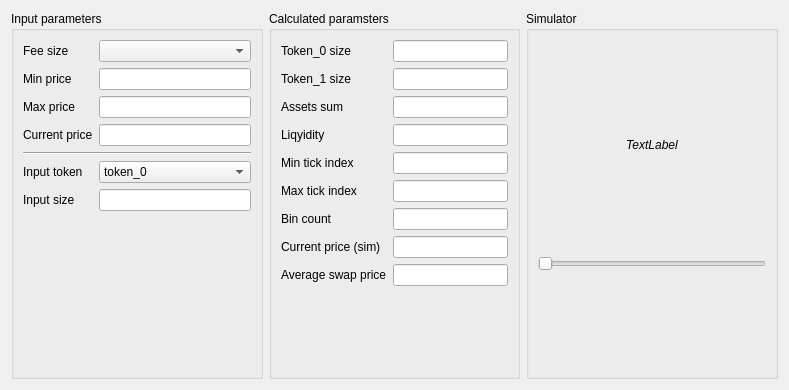
<?xml version="1.0" encoding="UTF-8"?>
<ui version="4.0">
 <class>PoolParams</class>
 <widget class="QWidget" name="PoolParams">
  <property name="geometry">
   <rect>
    <x>0</x>
    <y>0</y>
    <width>789</width>
    <height>390</height>
   </rect>
  </property>
  <property name="windowTitle">
   <string>Form</string>
  </property>
  <layout class="QHBoxLayout" name="horizontalLayout">
   <item>
    <widget class="QGroupBox" name="groupBox">
     <property name="maximumSize">
      <size>
       <width>300</width>
       <height>16777215</height>
      </size>
     </property>
     <property name="title">
      <string>Input parameters</string>
     </property>
     <layout class="QGridLayout" name="gridLayout">
      <item row="2" column="0">
       <widget class="QLabel" name="label_3">
        <property name="text">
         <string>Max price</string>
        </property>
       </widget>
      </item>
      <item row="0" column="1">
       <widget class="QComboBox" name="feeComboBox"/>
      </item>
      <item row="3" column="1">
       <widget class="QLineEdit" name="curPriceLineEdit"/>
      </item>
      <item row="1" column="0">
       <widget class="QLabel" name="label_2">
        <property name="text">
         <string>Min price</string>
        </property>
       </widget>
      </item>
      <item row="3" column="0">
       <widget class="QLabel" name="label_4">
        <property name="text">
         <string>Current price</string>
        </property>
       </widget>
      </item>
      <item row="6" column="0">
       <widget class="QLabel" name="label_6">
        <property name="text">
         <string>Input size</string>
        </property>
       </widget>
      </item>
      <item row="5" column="0">
       <widget class="QLabel" name="label_5">
        <property name="text">
         <string>Input token </string>
        </property>
       </widget>
      </item>
      <item row="1" column="1">
       <widget class="QLineEdit" name="minPriceLineEdit"/>
      </item>
      <item row="0" column="0">
       <widget class="QLabel" name="label">
        <property name="text">
         <string>Fee size</string>
        </property>
       </widget>
      </item>
      <item row="6" column="1">
       <widget class="QLineEdit" name="sizeLineEdit"/>
      </item>
      <item row="2" column="1">
       <widget class="QLineEdit" name="maxPriceLineEdit"/>
      </item>
      <item row="4" column="0" colspan="2">
       <widget class="Line" name="line">
        <property name="orientation">
         <enum>Qt::Horizontal</enum>
        </property>
       </widget>
      </item>
      <item row="5" column="1">
       <widget class="QComboBox" name="inputTokenComboBox">
        <item>
         <property name="text">
          <string>token_0</string>
         </property>
        </item>
        <item>
         <property name="text">
          <string>token_1</string>
         </property>
        </item>
       </widget>
      </item>
      <item row="7" column="0">
       <spacer name="verticalSpacer">
        <property name="orientation">
         <enum>Qt::Vertical</enum>
        </property>
        <property name="sizeHint" stdset="0">
         <size>
          <width>20</width>
          <height>40</height>
         </size>
        </property>
       </spacer>
      </item>
     </layout>
    </widget>
   </item>
   <item>
    <widget class="QGroupBox" name="groupBox_2">
     <property name="maximumSize">
      <size>
       <width>400</width>
       <height>16777215</height>
      </size>
     </property>
     <property name="title">
      <string>Calculated paramsters</string>
     </property>
     <layout class="QGridLayout" name="gridLayout_2">
      <item row="7" column="0">
       <widget class="QLabel" name="label_14">
        <property name="text">
         <string>Current price (sim)</string>
        </property>
       </widget>
      </item>
      <item row="4" column="0">
       <widget class="QLabel" name="label_9">
        <property name="text">
         <string>Min tick index</string>
        </property>
       </widget>
      </item>
      <item row="1" column="0">
       <widget class="QLabel" name="label_8">
        <property name="text">
         <string>Token_1 size</string>
        </property>
       </widget>
      </item>
      <item row="1" column="1">
       <widget class="QLineEdit" name="token1SizeLineEdit">
        <property name="readOnly">
         <bool>true</bool>
        </property>
       </widget>
      </item>
      <item row="0" column="0">
       <widget class="QLabel" name="label_7">
        <property name="text">
         <string>Token_0 size</string>
        </property>
       </widget>
      </item>
      <item row="0" column="1">
       <widget class="QLineEdit" name="token0SizeLineEdit">
        <property name="readOnly">
         <bool>true</bool>
        </property>
       </widget>
      </item>
      <item row="9" column="1">
       <spacer name="verticalSpacer_2">
        <property name="orientation">
         <enum>Qt::Vertical</enum>
        </property>
        <property name="sizeHint" stdset="0">
         <size>
          <width>20</width>
          <height>40</height>
         </size>
        </property>
       </spacer>
      </item>
      <item row="5" column="1">
       <widget class="QLineEdit" name="maxTickLineEdit">
        <property name="readOnly">
         <bool>true</bool>
        </property>
       </widget>
      </item>
      <item row="5" column="0">
       <widget class="QLabel" name="label_10">
        <property name="text">
         <string>Max tick index</string>
        </property>
       </widget>
      </item>
      <item row="4" column="1">
       <widget class="QLineEdit" name="minTickLineEdit">
        <property name="readOnly">
         <bool>true</bool>
        </property>
       </widget>
      </item>
      <item row="6" column="0">
       <widget class="QLabel" name="label_11">
        <property name="text">
         <string>Bin count</string>
        </property>
       </widget>
      </item>
      <item row="6" column="1">
       <widget class="QLineEdit" name="binCountLineEdit">
        <property name="readOnly">
         <bool>true</bool>
        </property>
       </widget>
      </item>
      <item row="3" column="0">
       <widget class="QLabel" name="label_13">
        <property name="text">
         <string>Liqyidity</string>
        </property>
       </widget>
      </item>
      <item row="3" column="1">
       <widget class="QLineEdit" name="liqLineEdit">
        <property name="readOnly">
         <bool>true</bool>
        </property>
       </widget>
      </item>
      <item row="2" column="0">
       <widget class="QLabel" name="label_12">
        <property name="text">
         <string>Assets sum</string>
        </property>
       </widget>
      </item>
      <item row="2" column="1">
       <widget class="QLineEdit" name="sumLineEdit">
        <property name="readOnly">
         <bool>true</bool>
        </property>
       </widget>
      </item>
      <item row="7" column="1">
       <widget class="QLineEdit" name="curPriceNowLineEdit">
        <property name="readOnly">
         <bool>true</bool>
        </property>
       </widget>
      </item>
      <item row="8" column="0">
       <widget class="QLabel" name="label_15">
        <property name="text">
         <string>Average swap price</string>
        </property>
       </widget>
      </item>
      <item row="8" column="1">
       <widget class="QLineEdit" name="swapLineEdit">
        <property name="readOnly">
         <bool>true</bool>
        </property>
       </widget>
      </item>
     </layout>
    </widget>
   </item>
   <item>
    <widget class="QGroupBox" name="simulatorBox">
     <property name="title">
      <string>Simulator</string>
     </property>
     <layout class="QVBoxLayout" name="verticalLayout">
      <item>
       <widget class="QLabel" name="priceLabel">
        <property name="maximumSize">
         <size>
          <width>16777215</width>
          <height>20</height>
         </size>
        </property>
        <property name="font">
         <font>
          <italic>true</italic>
         </font>
        </property>
        <property name="text">
         <string>TextLabel</string>
        </property>
        <property name="alignment">
         <set>Qt::AlignCenter</set>
        </property>
       </widget>
      </item>
      <item>
       <widget class="QSlider" name="horizontalSlider">
        <property name="minimum">
         <number>0</number>
        </property>
        <property name="maximum">
         <number>1000</number>
        </property>
        <property name="pageStep">
         <number>1</number>
        </property>
        <property name="orientation">
         <enum>Qt::Horizontal</enum>
        </property>
        <property name="tickPosition">
         <enum>QSlider::NoTicks</enum>
        </property>
       </widget>
      </item>
     </layout>
    </widget>
   </item>
  </layout>
 </widget>
 <resources/>
 <connections/>
</ui>
